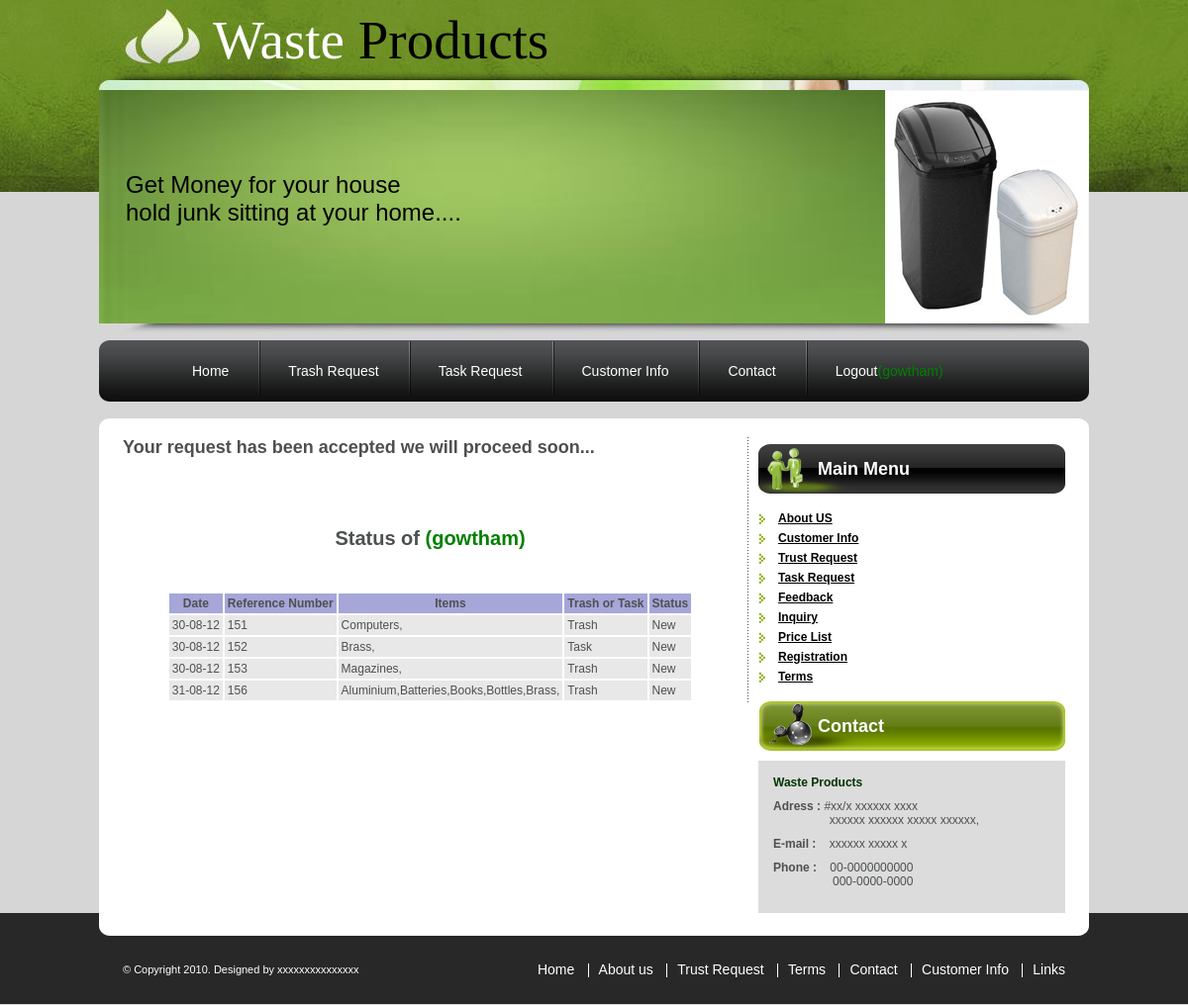
The page /trash_login_display.php?items=57&trash=57 (signed in) on the database its author committed.
### tables this page shows
CREATE TABLE IF NOT EXISTS `trash` (
  `name_id` int(255) NOT NULL,
  `reference_number` int(50) NOT NULL AUTO_INCREMENT,
  `items` mediumtext NOT NULL,
  `trash_or_task` varchar(50) NOT NULL,
  `status` varchar(50) NOT NULL,
  `date` varchar(11) NOT NULL,
  PRIMARY KEY (`reference_number`)
);

### trash_login_display.php (the view, shortened to what this page needs)
<?php
include'include/connect.php';
$name_id=$_SESSION['name_id'];
$trash = $_GET['trash'];
$items = $_GET['items'];
$date=date("d-m-y");
$sql="INSERT INTO `trash` (`trash_or_task`,`items`, `status`, `date`,`name_id`) VALUES ('$trash', '$items', 'New', '$date','$name_id')";
$record=mysql_query($sql,$con);
				if(!$record)
				{
              die ('error:'.mysql_error());
				}
				else
				{
				echo"<h2 class=under>Your request has been accepted we will proceed soon...</h2><br><br><br><br><br>";
$name_id=$_SESSION['name_id'];
$sql = "SELECT * FROM trash WHERE name_id='$name_id'";
$result=mysql_query($sql);
echo"<h2 align=center style=font-size:20px;font-weight:bold;>Status of <strong><font color=green>(".$_SESSION['name'].")</font></strong></h2>";
echo"<br><br><br><table  align=center   cellpadding=3 style=border:black 1px solid>";
echo"<thead><tr bgcolor=#A6A6D9><th>Date</th><th>Reference Number</th><th>Items</th><th>Trash or Task</th><th>Status</th></thead>";
while($row=mysql_fetch_array($result))
{
$date =$row["date"];
$reference_number=$row["reference_number"];
$items=$row["items"];
$trash_or_task =$row["trash_or_task"];
$status=$row["status"];
echo "<tbody><tr bgcolor=#E8E8E8><td>".$date."</td><td>".$reference_number."</td><td>".$items."</td><td>".$trash_or_task."</td><td>".$status."</td></tr></tbody>";
}
 echo "</table>";
				}
?>

### css/style.css (style rules this page uses)
body { font-family: Arial, Helvetica, sans-serif; font-size: 12px; color: #4d5051; background-color: #d6d6d6; background-image: url(../images/top-rept.jpg); background-repeat: repeat-x; background-position: left top; margin: 0px; }
h1, h2, h3, h4, h5, h6, p, ul, ol, li, form, input, textarea { padding: 0px; margin: 0px; }
.page-out { background-image: url(../images/top-texture.jpg); background-repeat: no-repeat; background-position: center top; width: 100%; float: left; }
.page-in { background-image: url(../images/bottom-rept.jpg); background-repeat: repeat-x; background-position: left bottom; width: 100%; float: left; }
.page { width: 1000px; margin: 0px auto; }
.main, .header { width: 1000px; float: left; }
.header-top { background-image: url(../images/header-top.jpg); background-repeat: no-repeat; background-position: left top; width: 1000px; height: 81px; float: left; }
.header-top h1 { font-family: "Times New Roman", Times, serif; font-size: 55px; font-weight: normal; line-height: 81px; color: #FFFFFF; margin-left: 115px; }
.header-top h1 span { color: #000000; }
.header-bottom { background-image: url(../images/header.jpg); background-repeat: no-repeat; background-position: left top; width: 1000px; height: 257px; float: left; }
.header-bottom h2 { font-family: Arial, Helvetica, sans-serif; font-size: 24px; font-weight: normal; color: #000000; margin-top: 92px; margin-left: 27px; }
.topmenu { background-image: url(../images/menu-bg.jpg); background-repeat: no-repeat; background-position: left top; width: 1000px; height: 74px; float: left; }
.topmenu ul { height: 74px; margin-left: 64px; list-style-type: none; }
.topmenu ul li { background-image: url(../images/devider.jpg); background-repeat: no-repeat; background-position: left top; height: 74px; float: left; }
.topmenu ul li a { font-family: Arial, Helvetica, sans-serif; font-size: 14px; line-height: 74px; color: #FFFFFF; text-decoration: none; display: block; height: 74px; float: left; padding-left:30px; }
.topmenu ul li a span { display: block; height: 74px; float: left; padding-right: 30px; cursor: pointer; }
.content { background-color: #FFFFFF; background-image: url(../images/body-top.jpg); background-repeat: no-repeat; background-position: left top; width: 952px; float: left; padding: 30px 24px 0px 24px; }
.content-left { background-image: url(../images/vline.jpg); background-repeat: repeat-y; background-position: right top; width: 621px; float: left; padding-right: 21px; }
.row1 { width: 621px; float: left; }
.content-right { width: 310px; float: right; padding-top: 7px; }
.mainmenu, .contact { width: 310px; float: right; }
.sidebar1 { font-size: 18px; line-height: 50px; color: #FFFFFF; background-image: url(../images/sidebar1.jpg); background-repeat: no-repeat; background-position: left top; height: 50px; padding-left: 60px; margin-bottom: 15px; }
.mainmenu ul { margin-bottom: 15px; list-style-type: none; }
.mainmenu ul li { background-image: url(../images/bullet.jpg); background-repeat: no-repeat; background-position: left center; padding-top: 3px; padding-bottom: 3px; padding-left: 20px; }
.mainmenu ul li a { font-size: 12px; font-weight: bold; color: #000000; text-decoration: underline; }
.sidebar2 { font-size: 18px; line-height: 50px; color: #FFFFFF; background-image: url(../images/sidebar2.jpg); background-repeat: no-repeat; background-position: left top; height: 50px; padding-left: 60px; margin-bottom: 10px; }
.contact-detail { background-color: #dcdcdc; width: 280px; float: right; padding: 15px; }
.contact-detail p { margin-bottom: 10px; }
.green { color: #003300; }
.footer { line-height: 69px; background-image: url(../images/footer.jpg); background-repeat: no-repeat; background-position: left top; width: 952px; height: 69px; float: left; padding: 23px 24px 0px 24px; }
.footer p { font-size: 11px; color: #FFFFFF; float: left; }
.footer a { font-size: 11px; color: #FFFFFF; text-decoration: none; }
.footer ul { float: right; }
.footer ul li { display: inline; padding-right: 10px; padding-left: 10px; border-left-width: 1px; border-left-style: solid; border-left-color: #FFFFFF; }
.footer ul li a { font-size: 14px; color: #FFFFFF; text-decoration: none; }

### rows shown on the page
trash: date "30-08-12", reference_number "151", items "Computers,", trash_or_task "Trash", status "New"
trash: date "30-08-12", reference_number "152", items "Brass,", trash_or_task "Task", status "New"
trash: date "30-08-12", reference_number "153", items "Magazines,", trash_or_task "Trash", status "New"
trash: date "31-08-12", reference_number "156", items "Aluminium,Batteries,Books,Bottles,Brass,", trash_or_task "Trash", status "New"

### other values the page prints
$_SESSION['name'] "gowtham"
